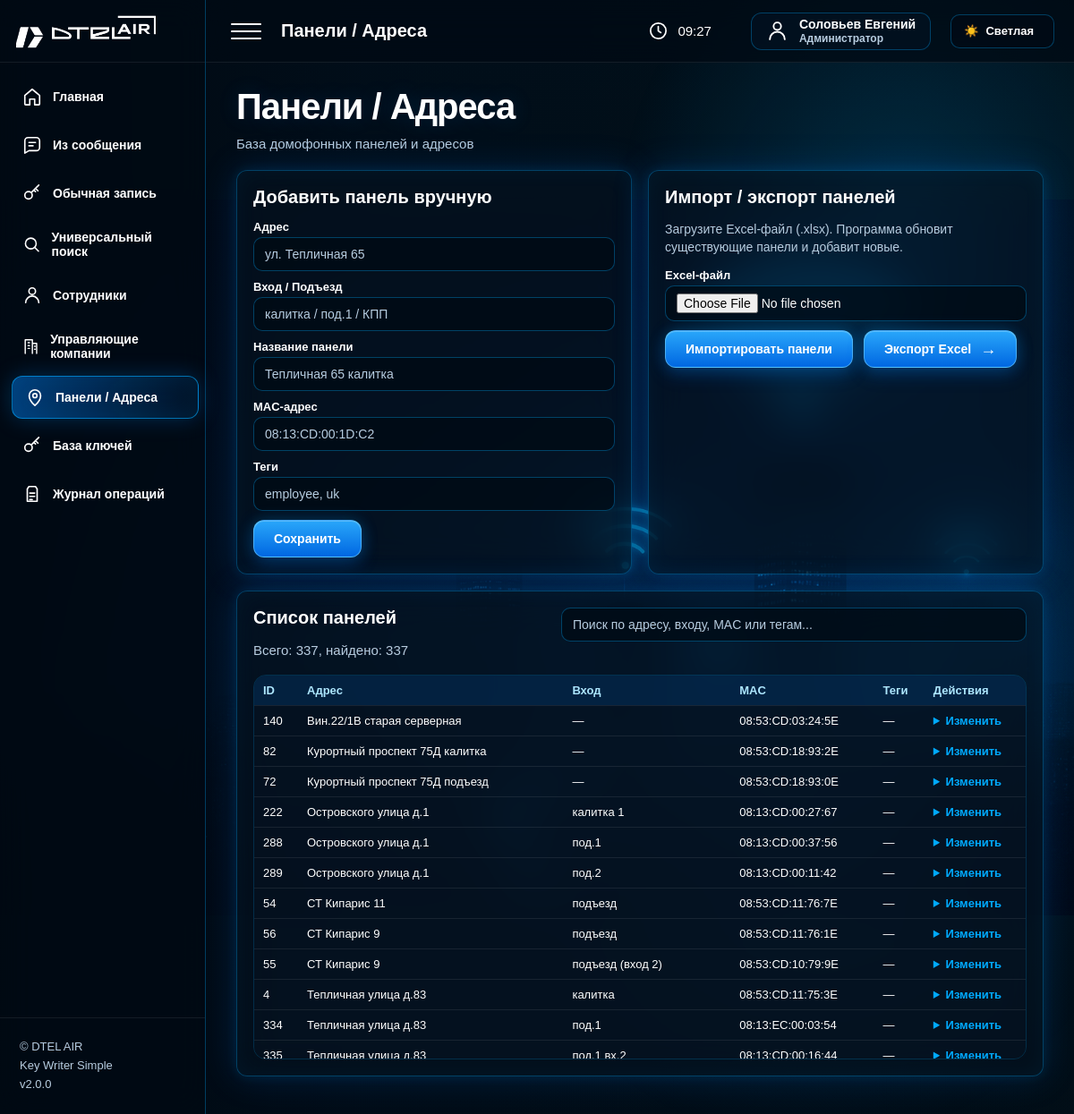
Screenshot of /panels (signed in) with the database file from the repository.
### tables this page shows
CREATE TABLE panels (
            id INTEGER PRIMARY KEY AUTOINCREMENT,
            address TEXT NOT NULL,
            entrance TEXT DEFAULT '',
            name TEXT NOT NULL,
            mac TEXT UNIQUE NOT NULL,
            tags TEXT DEFAULT '',
            enabled INTEGER DEFAULT 1,
            created_at TEXT DEFAULT CURRENT_TIMESTAMP
        );

### app/routers/panels.py (the view)
@router.get("/panels", response_class=HTMLResponse)
def panels_page(request: Request):
    return templates.TemplateResponse(
        "panels.html",
        {
            "request": request,
            "panels": get_enabled_panels(),
        },
    )

### app/templates/panels.html (shortened to what this page needs)
{% extends 'base.html' %}
{% block page_name %}Панели / Адреса{% endblock %}
{% block content %}
<div class="hero-title">
    <h1>Панели / Адреса</h1>
    <p class="subtitle">База домофонных панелей и адресов</p>
</div>
<div class="panels-top-grid">
    <div class="panel">
        <h2>Добавить панель вручную</h2>
        <form method="post" action="/panels/add">
            <label>Адрес</label>
            <input name="address" placeholder="ул. Тепличная 65" required>
            <label>Вход / Подъезд</label>
            <input name="entrance" placeholder="калитка / под.1 / КПП">
            <label>Название панели</label>
            <input name="name" placeholder="Тепличная 65 калитка" required>
            <label>MAC-адрес</label>
            <input name="mac" placeholder="08:13:CD:00:1D:C2" required>
            <label>Теги</label>
            <input name="tags" placeholder="employee, uk">
            <button type="submit">Сохранить</button>
        </form>
    </div>
    <div class="panel">
        <h2>Импорт / экспорт панелей</h2>
        <p class="panels-help">
            Загрузите Excel-файл (.xlsx). Программа обновит существующие панели и добавит новые.
        </p>
        <form method="post" action="/panels/import" enctype="multipart/form-data">
            <label>Excel-файл</label>
            <input type="file" name="file" accept=".xlsx,.xls,.xlsm" required>
            <div class="import-export-actions">
                <button type="submit">Импортировать панели</button>
                <a href="/panels/export" class="btn">
                    Экспорт Excel
                </a>
            </div>
        </form>
    </div>
</div>
<div class="panel panels-list-panel">
    <div class="panel-list-head">
        <div>
            <h2>Список панелей</h2>
            <p class="subtitle">
                Всего: <span id="panelsTotal">{{ panels|length }}</span>,
                найдено: <span id="panelsFound">{{ panels|length }}</span>
            </p>
        </div>
        <div class="panel-search">
            <input
                type="text"
                id="panelSearch"
                placeholder="Поиск по адресу, входу, MAC или тегам..."
                autocomplete="off"
            >
        </div>
    </div>
    <div class="table-scroll">
        <table id="panelsTable">
            <thead>
            <tr>
                <th>ID</th>
                <th>Адрес</th>
                <th>Вход</th>
                <th>MAC</th>
                <th>Теги</th>
                <th>Действия</th>
            </tr>
            </thead>
            <tbody>
            {% for p in panels %}
            <tr>
                <td>{{ p.id }}</td>
                <td>{{ p.address }}</td>
                <td>{{ p.entrance or '—' }}</td>
                <td>{{ p.mac }}</td>
                <td>{{ p.tags or '—' }}</td>
                <td>
                    <details class="row-actions">
                        <summary>Изменить</summary>
                    </details>
                </td>
            </tr>
            {% endfor %}
            </tbody>
        </table>
    </div>
</div>
{% endblock %}

### app/templates/base.html (shortened to what this page needs)
<!DOCTYPE html>
<html lang="ru">
<head>
    <link rel="stylesheet" href="/static/css/style.css">
</head>
<body>
<div class="app-shell">
    <aside class="sidebar">
        <div class="brand">
            <img src="/static/img/logo.png" alt="DTEL AIR">
        </div>
        <nav class="sidebar-nav">
            <a class="nav-item" href="/">
                <svg viewBox="0 0 24 24"><path d="M3 10.5 12 3l9 7.5V21a1 1 0 0 1-1 1h-5v-7H9v7H4a1 1 0 0 1-1-1z"/></svg>
                <span>Главная</span>
            </a>
            <a class="nav-item" href="/message">
                <svg viewBox="0 0 24 24"><path d="M21 15a4 4 0 0 1-4 4H8l-5 3V7a4 4 0 0 1 4-4h10a4 4 0 0 1 4 4z"/><path d="M8 9h8M8 13h5"/></svg>
                <span>Из сообщения</span>
            </a>
            <a class="nav-item" href="/write/manual">
                <svg viewBox="0 0 24 24"><circle cx="7.5" cy="14.5" r="4.5"/><path d="m11 11 9-9M16 6l3 3M14 8l2 2"/></svg>
                <span>Обычная запись</span>
            </a>
            <a class="nav-item" href="/search">
                <svg viewBox="0 0 24 24"><circle cx="11" cy="11" r="7"/><path d="m16.5 16.5 4.5 4.5"/></svg>
                <span>Универсальный поиск</span>
            </a>
            <a class="nav-item" href="/employees">
                <svg viewBox="0 0 24 24"><path d="M20 21a8 8 0 0 0-16 0"/><circle cx="12" cy="7" r="4"/></svg>
                <span>Сотрудники</span>
            </a>
            <a class="nav-item" href="/uk">
                <svg viewBox="0 0 24 24"><path d="M4 22V3h10v19M14 8h6v14"/><path d="M8 7h2M8 11h2M8 15h2M17 12h1M17 16h1"/></svg>
                <span>Управляющие компании</span>
            </a>
            <a class="nav-item" href="/panels">
                <svg viewBox="0 0 24 24"><path d="M12 22s7-6.2 7-12a7 7 0 0 0-14 0c0 5.8 7 12 7 12z"/><circle cx="12" cy="10" r="2.5"/></svg>
                <span>Панели / Адреса</span>
            </a>
            <a class="nav-item" href="/keys">
                <svg viewBox="0 0 24 24"><circle cx="7.5" cy="14.5" r="4.5"/><path d="m11 11 9-9M16 6l3 3M14 8l2 2"/></svg>
                <span>База ключей</span>
            </a>
            <a class="nav-item" href="/log">
                <svg viewBox="0 0 24 24"><path d="M8 3h8l2 3v15H6V6z"/><path d="M9 11h6M9 15h6M9 19h3"/></svg>
                <span>Журнал операций</span>
            </a>
        </nav>
        <div class="sidebar-footer">
            <div>© DTEL AIR</div>
            <div>Key Writer Simple</div>
            <div>v2.0.0</div>
        </div>
    </aside>
    <main class="main">
        <header class="topbar">
            <div class="topbar-left">
                <div class="burger">
                    <span></span>
                    <span></span>
                    <span></span>
                </div>
                <div class="top-title">
                    {% block page_name %}Панель управления{% endblock %}
                </div>
            </div>
            <div class="topbar-right">
                <div class="top-info">
                    <svg viewBox="0 0 24 24">
                        <circle cx="12" cy="12" r="9"/>
                        <path d="M12 7v5l3 2"/>
                    </svg>
                    <span id="live-time">--:--</span>
                </div>
                <a class="user-pill" href="/users" title="Пользователи">
                    <svg viewBox="0 0 24 24">
                        <path d="M20 21a8 8 0 0 0-16 0"/>
                        <circle cx="12" cy="7" r="4"/>
                    </svg>
                    <span class="user-pill-text">
                        <b>
                            {% if current_user(request) %}
                                {{ current_user(request)["full_name"] }}
                            {% else %}
                                Пользователь
                            {% endif %}
                        </b>
                        <small>
                            {% if current_user(request) %}
                                {% if current_user(request)["role"] == "admin" %}
                                    Администратор
                                {% else %}
                                    Оператор
                                {% endif %}
                            {% else %}
                                Гость
                            {% endif %}
                        </small>
                    </span>
                </a>
                <button type="button" class="theme-toggle theme-icon-only" id="themeToggle">
                    <span class="theme-icon">☀️</span>
                    <span class="theme-text">Светлая</span>
                </button>
            </div>
        </header>
        <section class="content">
            {% block content %}{% endblock %}
        </section>
    </main>
</div>
</body>
</html>

### app/static/css/base.css (style rules this page uses)
* { box-sizing: border-box; }
:root { --sidebar-width: 230px; --bg-color: #02111a; --text: #ffffff; --text-strong: #ffffff; --muted: #b8cde0; --panel: rgba(6, 20, 34, 0.58); --panel-strong: rgba(0, 10, 20, 0.72); --line: rgba(0, 170, 255, 0.32); --line-soft: rgba(0, 170, 255, 0.20); --soft: rgba(255, 255, 255, 0.08); --blue: #00aaff; --blue-2: #0b8fff; --green: #2cff9a; --red: #ff4a5f; --yellow: #ffc400; --field-bg: rgba(0, 10, 20, 0.72); --field-text: #ffffff; --field-border: rgba(0, 170, 255, 0.34); --hover-bg: rgba(0, 170, 255, 0.08); --hover-text: #ffffff; --shadow-panel: inset 0 0 24px rgba(0,170,255,.05), 0 0 14px rgba(0,170,255,.12), 0 0 42px rgba(0,120,255,.18); }
html, body { margin: 0; min-height: 100%; font-family: Arial, Helvetica, sans-serif; color: var(--text); background: linear-gradient( 90deg, rgba(0, 8, 17, 0.90) 0%, rgba(0, 12, 25, 0.62) 34%, rgba(0, 12, 25, 0.25) 66%, rgba(0, 12, 25, 0.04) 100% ), linear-gradient( 180deg, rgba(0, 8, 17, 0.08), rgba(0, 8, 17, 0.35) ), url("/static/img/hero.png") right center / contain fixed no-repeat; background-color: var(--bg-color); }
body::before { content: ""; position: fixed; inset: 0; pointer-events: none; background: radial-gradient(circle at 84% 18%, rgba(0, 170, 255, 0.18), transparent 22%), radial-gradient(circle at 76% 74%, rgba(0, 150, 255, 0.12), transparent 28%), radial-gradient(circle at 95% 52%, rgba(0, 190, 255, 0.08), transparent 20%); z-index: 0; }
h1 { margin: 0 0 10px; color: var(--text-strong); font-size: 40px; line-height: 1.05; font-weight: 900; letter-spacing: -1px; text-shadow: 0 0 24px rgba(0, 140, 255, 0.16); }
h2 { margin: 0 0 14px; color: var(--text-strong); font-size: 18px; }
p { margin: 0; }
.subtitle { margin: 0; color: var(--muted); font-size: 15px; line-height: 1.45; }

### app/static/css/components.css (style rules this page uses)
.panel, .card { background: var(--panel); color: var(--text); border: 1px solid var(--line); border-radius: 12px; backdrop-filter: blur(22px); box-shadow: var(--shadow-panel); transition: 0.22s; }
.panel { padding: 18px; }
.btn, button, input[type="submit"] { min-height: 42px; display: inline-flex; align-items: center; justify-content: center; gap: 10px; padding: 0 22px; color: #ffffff; background: linear-gradient(180deg, rgba(42, 170, 255, 0.98), rgba(0, 105, 230, 0.98)); border: 1px solid rgba(120, 215, 255, 0.55); border-radius: 12px; font-size: 14px; font-weight: 900; text-decoration: none; cursor: pointer; box-shadow: inset 0 1px 0 rgba(255, 255, 255, 0.22), 0 8px 20px rgba(0, 100, 220, 0.24), 0 0 18px rgba(0, 170, 255, 0.22); transition: transform .18s, background .18s, box-shadow .18s, border-color .18s; }
.btn::after { content: "→"; font-size: 18px; line-height: 1; }
.panel-head, .panel-list-head, .panels-head { display: flex; align-items: flex-start; justify-content: space-between; gap: 18px; flex-wrap: wrap; margin-bottom: 16px; }
.panel-search { width: min(520px, 100%); min-width: 280px; margin: 0; }
.panel-search input { width: 100%; margin: 0; }
.theme-toggle { min-height: 38px; padding: 0 14px; gap: 8px; color: var(--text); background: rgba(0, 10, 20, 0.45); border: 1px solid var(--line); border-radius: 10px; font-size: 13px; box-shadow: none; }
.theme-toggle::after { content: ""; }

### app/static/css/forms.css (style rules this page uses)
label { display: block; margin-bottom: 4px; color: var(--text-strong); font-size: 13px; font-weight: 800; }
input, textarea, select { width: 100%; min-height: 38px; margin-bottom: 10px; padding: 8px 12px; border-radius: 10px; outline: none; color: var(--field-text); background: var(--field-bg); border: 1px solid var(--field-border); font-size: 14px; transition: background .2s, color .2s, border-color .2s, box-shadow .2s; }
input::placeholder, textarea::placeholder { color: var(--muted); }

### app/static/css/tables.css (style rules this page uses)
table { width: 100%; border-collapse: collapse; overflow: hidden; border-radius: 14px; background: var(--panel); color: var(--text); border: 1px solid var(--line-soft); }
th, td { padding: 9px 10px; text-align: left; font-size: 13px; border-bottom: 1px solid var(--soft); transition: 0.18s; }
th { color: #aee7ff; background: rgba(0, 116, 220, 0.17); }
td { color: var(--text); }
.row-actions summary { cursor: pointer; color: var(--blue); font-weight: 800; transition: 0.18s; }

### rows the page displays
panels: id "140", address "Вин.22/1В старая серверная", entrance "—", mac "08:53:CD:03:24:5E", tags "—"
panels: id "82", address "Курортный проспект 75Д калитка", entrance "—", mac "08:53:CD:18:93:2E", tags "—"
panels: id "72", address "Курортный проспект 75Д подъезд", entrance "—", mac "08:53:CD:18:93:0E", tags "—"
panels: id "222", address "Островского улица д.1", entrance "калитка 1", mac "08:13:CD:00:27:67", tags "—"
panels: id "288", address "Островского улица д.1", entrance "под.1", mac "08:13:CD:00:37:56", tags "—"
panels: id "289", address "Островского улица д.1", entrance "под.2", mac "08:13:CD:00:11:42", tags "—"
panels: id "54", address "СТ Кипарис 11", entrance "подъезд", mac "08:53:CD:11:76:7E", tags "—"
panels: id "56", address "СТ Кипарис 9", entrance "подъезд", mac "08:53:CD:11:76:1E", tags "—"
panels: id "55", address "СТ Кипарис 9", entrance "подъезд (вход 2)", mac "08:53:CD:10:79:9E", tags "—"
panels: id "4", address "Тепличная улица д.83", entrance "калитка", mac "08:53:CD:11:75:3E", tags "—"
panels: id "334", address "Тепличная улица д.83", entrance "под.1", mac "08:13:EC:00:03:54", tags "—"
panels: id "335", address "Тепличная улица д.83", entrance "под.1 вх.2", mac "08:13:CD:00:16:44", tags "—"

### other values shown
{{ current_user(request)["full_name"] }} "Соловьев Евгений"
{{ panels|length }} "337"
